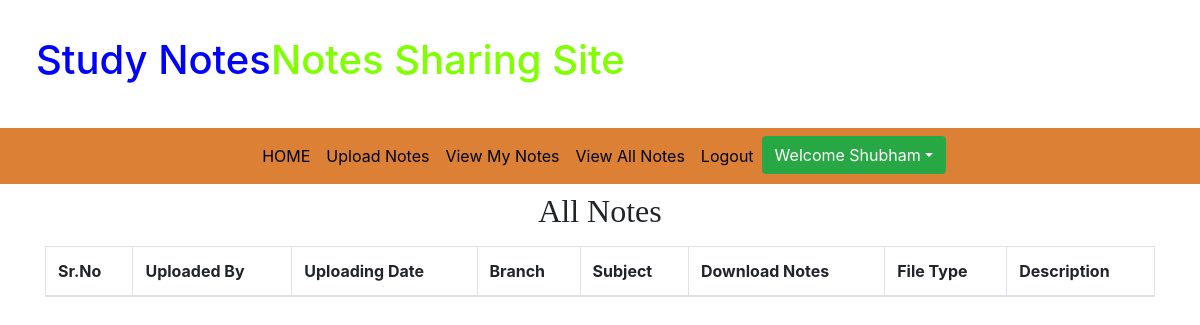
The page /viewall_notes/ (signed in) on the database as committed earlier.
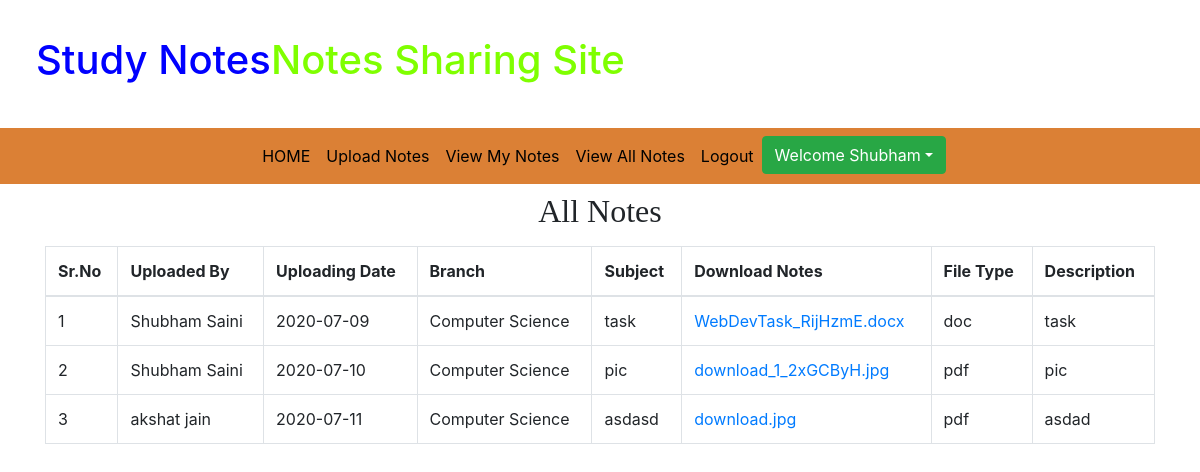
The same page on the database as committed later.
### app/models.py (models this page shows, shortened)
class Notes(models.Model):
    user = models.ForeignKey(User, on_delete=models.CASCADE, null=True)
    uploading_date = models.CharField(max_length=10, null=True)
    branch = models.CharField(max_length=30)
    subject = models.CharField(max_length=20)
    notesfile = models.FileField()
    filetype = models.CharField(max_length=30,null=True)
    description = models.CharField(max_length=300,null=True)
    status = models.CharField(max_length=15,null=True)

### app/views.py (the view)
# urls.py: path('viewall_notes/', viewall_notes, name= 'viewall_notes'),
def viewall_notes(request):
    if not request.user.is_authenticated:
        return redirect('user_login')
    notes = Notes.objects.filter(status='accept')
    d = {'notes': notes}
    return render(request, 'viewall_notes.html',d)

### app/templates/viewall_notes.html
{% extends 'user_navigation.html' %}
{% load static %}
{% block body %}
<div class="container text-center mt-2" style="font-family: Monotype Corsiva">
    <h2>All Notes</h2>
</div>
<div class="container mt-3">
    <table class="table table-bordered">
<thead>
    <tr>
        <th>Sr.No</th>
        <th>Uploaded By</th>
        <th>Uploading Date</th>
        <th>Branch</th>
        <th>Subject</th>
        <th>Download Notes</th>
        <th>File Type</th>
        <th>Description</th>
    </tr>
</thead>
    <tbody>
        {% for i in notes %}
        <tr>
            <td>{{forloop.counter}}</td>
            <td>{{i.user.first_name}} {{i.user.last_name}}</td>
            <td>{{i.uploading_date}}</td>
            <td>{{i.branch}}</td>
            <td>{{i.subject}}</td>
            <td><a href="{{i.notesfile.url}}"download>{{i.notesfile}}</a></td>
            <td>{{i.filetype}}</td>
            <td>{{i.description}}</td>
        </tr>
        {% endfor %}
    </tbody>
</table>
</div>
{% endblock %}

Rows that differ between the two databases and show on the page:
now on this page (row edited): Notes: user.first_name "Shubham", user.last_name "Saini", uploading_date "2020-07-09", branch "Computer Science", subject "task", notesfile "WebDevTask_RijHzmE.docx", filetype "doc", description "task"
now on this page (row edited): Notes: user.first_name "Shubham", user.last_name "Saini", uploading_date "2020-07-10", branch "Computer Science", subject "pic", notesfile "download_1_2xGCByH.jpg", filetype "pdf", description "pic"
added Notes: user.first_name "akshat", user.last_name "jain", uploading_date "2020-07-11", branch "Computer Science", subject "asdasd", notesfile "download.jpg", filetype "pdf", description "asdad"
